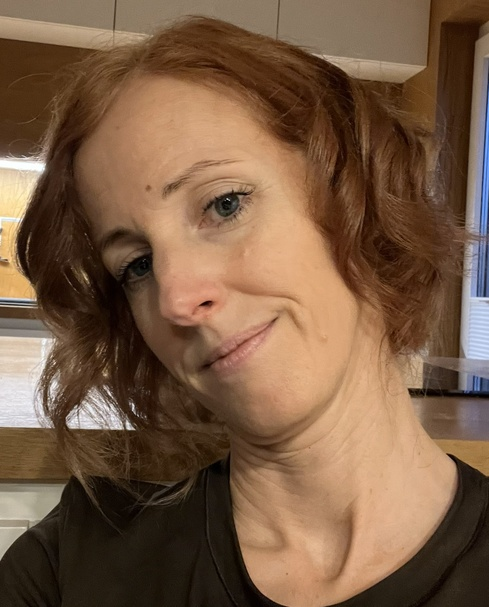
#> input picture scribble-code/images/zuzka.jpg, 489 x 607 px, shrunk from 1737 x 2159 before the run
$ python image2sketch.py
#> lines starting #> are read from the running program, lines starting #| are printed output that depends on the picture; after the words box and inside, x2 and y2 are one past the last pixel; in counts of white or black regions, pixels touching at a corner belong together
from PIL import Image
import numpy as np
from scipy.ndimage import sobel, convolve, binary_dilation
from matplotlib import pyplot as plt
from scipy.sparse import coo_matrix
import numba
from functools import lru_cache
import tqdm
import sys

class SketchConverter:
    """Converts images to artistic line drawings using gradient-based tracing."""

    def __init__(self, image_path,
                 gradient_threshold=0.05,
                 intensity_threshold=0.2,
                 trace_kernel_size=4,
                 trace_kernel_sigma=2,
                 max_lines=10000,
                 min_magnitude_ratio=0.001):
        """
        Initialize the sketch converter.

        Args:
            image_path: Path to input image
            gradient_threshold: Minimum gradient magnitude to consider (0-1)
            intensity_threshold: Threshold for probability mask (0-1)
            trace_kernel_size: Size parameter for Gaussian kernel (d value)
            trace_kernel_sigma: Sigma for Gaussian smoothing
            max_lines: Maximum number of lines to trace
            min_magnitude_ratio: Stop when remaining magnitude is below this ratio
        """
        self.image_path = image_path
        self.gradient_threshold = gradient_threshold
        self.intensity_threshold = intensity_threshold
        self.d = trace_kernel_size
        self.kernel_sigma = trace_kernel_sigma
        self.max_lines = max_lines
        self.min_magnitude_ratio = min_magnitude_ratio

        # Cache for kernels
        self._kernel_cache = {}

        # Will be populated during processing
        self.image = None
        self.pix = None
        self.ipix = None
        self.edges_x = None
        self.edges_y = None
        self.magnitude = None
        self.gx = None
        self.gy = None
        self.lines = []

    def load_and_preprocess(self):
        """Load image and compute gradients."""
        self.image = Image.open(self.image_path)
#> self.image is the input picture: PIL image 489x607 RGB; mean R, G, B 121.4, 91.9, 68.1

        # Convert to grayscale and normalize
        self.pix = np.array(self.image.convert('L'), dtype=float) / 255
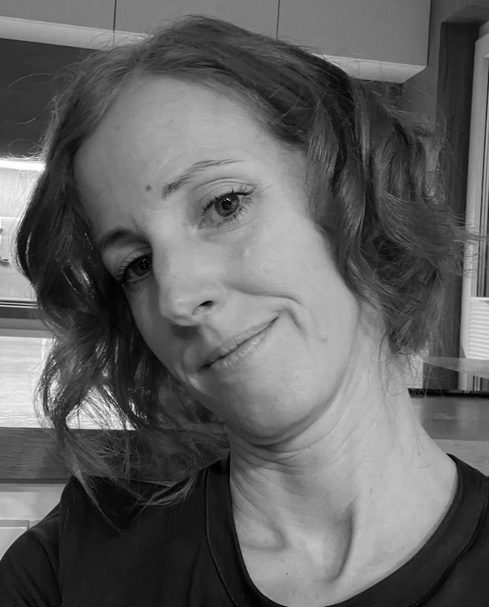
#> self.pix: shape (607, 489) float64; min 0, max 1, mean 0.384
        self.ipix = 1 - self.pix
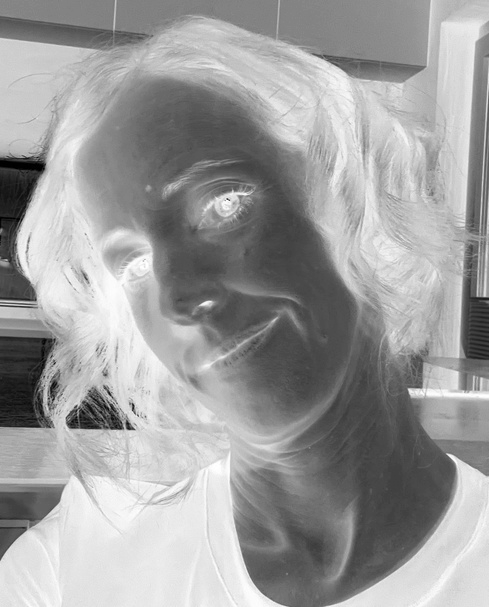
#> self.ipix: shape (607, 489) float64; min 0, max 1, mean 0.616

        # Compute edges
        self.edges_x = sobel(self.pix, 0)
        self.edges_y = sobel(self.pix, 1)

        # Compute magnitude
        self.magnitude = np.sqrt(self.edges_x**2 + self.edges_y**2)
        self.magnitude = self._rescale(self.magnitude)
        self.magnitude[self.magnitude < self.gradient_threshold] = 0
        self.edges_x[self.magnitude == 0] = 0
        self.edges_y[self.magnitude == 0] = 0

        # Smooth gradients
        w2 = self._get_kernel(2 * self.d + 1, self.kernel_sigma)
        self.gx = convolve(self.edges_x, w2)
        self.gy = convolve(self.edges_y, w2)
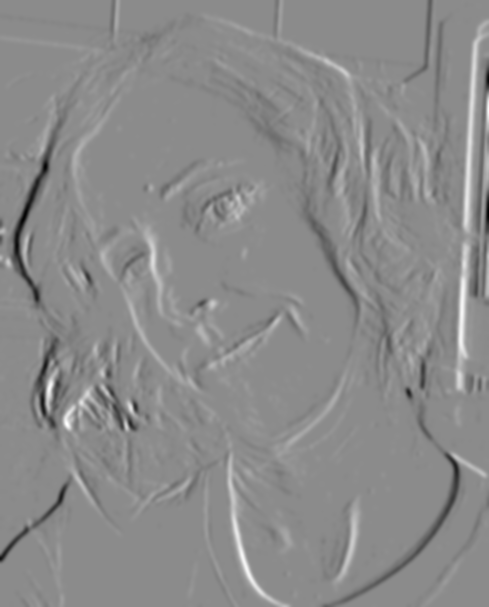
#> self.gy: shape (607, 489) float64; min -0.957, max 0.791, mean -0.00298; drawn with min black and max white

        # Normalize magnitude for probabilistic sampling
        magnitude_sum = self.magnitude.sum()
#> magnitude_sum = 11426.8
        if magnitude_sum > 0:
            self.magnitude /= magnitude_sum

        return self

    def trace_main_lines(self, show_progress=True):
        """Trace main contour lines following gradients."""
#> called with show_progress = True
        points = np.prod(self.magnitude.shape)
#> points = 296823
        initial_magnitude = self.magnitude.sum()
#> initial_magnitude = 1

        iterator = range(self.max_lines)
        if show_progress:
            iterator = tqdm.tqdm(iterator, desc="Tracing main lines")

        for i in iterator:
            # Early termination
            remaining_ratio = np.sum(self.magnitude > 0) / points
            if remaining_ratio < self.min_magnitude_ratio:
                break

            try:
                # Pick starting point
                px, py = self._pick_point(self.magnitude, prob=True)

                # Skip very light areas
                if self.ipix[px, py] < 0.01:
                    self._cleanup_point(px, py, radius=3)
                    continue

                # Trace in both directions and combine into single line
                print(f"Tracing line {i+1} starting at ({px}, {py})")
                line_forward = self._trace_line(px, py, angle=90)
                line_backward = self._trace_line(px, py, angle=270)

                # Combine: backward (reversed, without start point) + forward
                combined_line = list(reversed(line_backward[1:])) + line_forward
                print(f"  Traced line length: {len(combined_line)} points")

                self.lines.append(combined_line)

                # Clean up traced areas
                print("  Cleaning up traced area...")
                self._cleanup_lines([combined_line], radius=self.d * 5)
                print("  Cleanup done.")


            except Exception as e:
                exc_type, exc_value, exc_traceback = sys.exc_info()
                print(f"Error at iteration {i}: {e}")
                print(f"Type: {exc_type}, Value: {exc_value}")
                print("Traceback:")
                import traceback
                exc_traceback = ''.join(traceback.format_tb(exc_traceback))
                print("Skipping to next line...")
                break
#> this loop made 1 pass
#> (remaining_ratio, px, py) on pass 1: (0.302, 318, 27)
#| Tracing line 1 starting at (318, 27)
#|   Traced line length: 292 points
#> after the loop, self.lines = 1 item

        # Filter out short lines
        self.lines = [l for l in self.lines if len(l) > 1]
        return self

    def add_crosshatching(self, min_line_length=5, sample_interval=10,
                         max_hatch_length=50, hatch_angles=None,
                         adaptive_spacing=True, show_progress=True):
        """
        Add cross-hatching lines for shading with improved aesthetics.

        Args:
            min_line_length: Minimum length of main lines to add hatching to
            sample_interval: Spacing between hatch lines along main lines
            max_hatch_length: Maximum length for hatching lines (prevents long warps)
            hatch_angles: List of (angle, min_intensity) tuples for hatching directions
            adaptive_spacing: If True, vary spacing based on darkness
            show_progress: Show progress bar
        """
#> called with min_line_length = 5, sample_interval = 10, max_hatch_length = 100, adaptive_spacing = True, show_progress = True
        if hatch_angles is None:
            # Default: fewer angles, more controlled
            hatch_angles = [
                (225, 0.5),   # Diagonal down-left
                (135, 0.7),   # Diagonal down-right (for cross-hatch)
            ]

        # Use larger kernel for smoother cross-hatching
        w2_large = self._get_kernel(10 * 2 * self.d + 1, 6)
        gx_smooth = convolve(self.edges_x, w2_large)
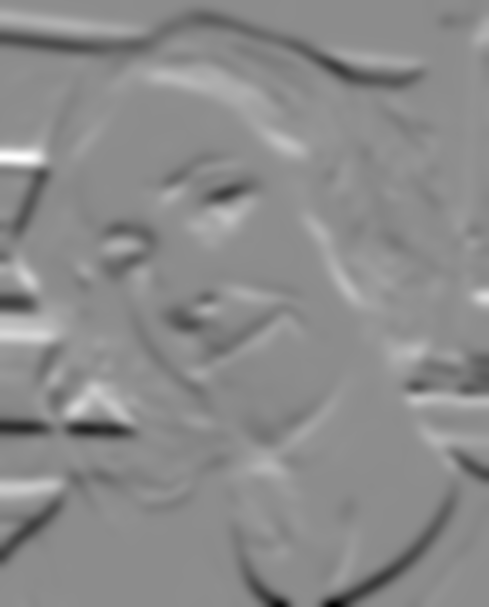
#> gx_smooth: shape (607, 489) float64; min -0.391, max 0.316, mean -0.00357; drawn with min black and max white
        gy_smooth = convolve(self.edges_y, w2_large)
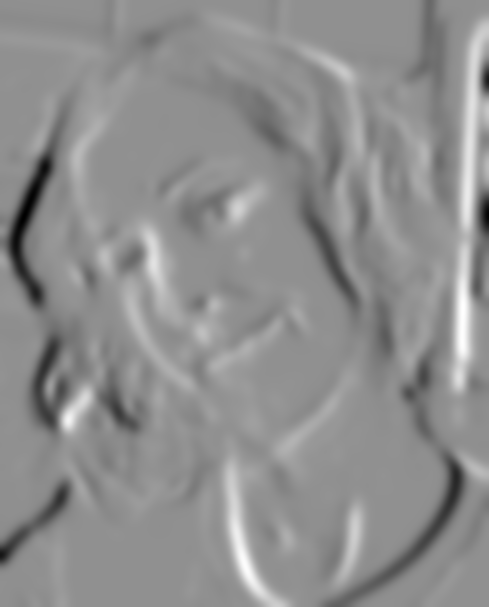
#> gy_smooth: shape (607, 489) float64; min -0.358, max 0.276, mean -0.00298; drawn with min black and max white

        # Filter long lines
        lines_long = [l for l in self.lines if len(l) > min_line_length]
#> lines_long = 1 item

        new_lines = []

        iterator = lines_long
#> iterator = 1 item
        if show_progress:
            iterator = tqdm.tqdm(iterator, desc="Adding cross-hatching")

        for line in iterator:
            for i, point in enumerate(line):
                # Adaptive spacing based on darkness
                if adaptive_spacing:
                    px, py = point
                    darkness = self.ipix[px, py]
                    # Darker areas get denser hatching
                    current_interval = int(sample_interval * (1.5 - darkness))
                else:
                    current_interval = sample_interval

                if i % current_interval == 0:
                    px, py = point

                    # Trace hatching lines at specified angles
                    for angle, min_intensity in hatch_angles:
                        hatch_line = self._trace_line(px, py, angle=angle,
                                                     max_steps=max_hatch_length,
                                                     min_intensity=min_intensity,
                                                     gx=gx_smooth, gy=gy_smooth)

                        # Only add if line is meaningful length
                        if len(hatch_line) > 3:
                            new_lines.append(hatch_line)
#> this loop made 1 pass

        self.lines.extend(new_lines)
        return self

    # [63 lines left out: functions add_stippling, smooth_lines, not called in this run]

    def filter_short_lines(self, min_length=3):
        """Remove very short lines that create noise."""
        self.lines = [l for l in self.lines if len(l) >= min_length]
        return self

    def render(self, use_fast_render=True):
        """
        Render lines to image array.

        Args:
            use_fast_render: If True, use optimized numpy rendering instead of sparse matrices
        """
        if use_fast_render:
            return self._render_fast()
        else:
            return self._render_sparse()

    def _render_fast(self):
        """Fast rendering using direct numpy indexing."""
        result = np.zeros(shape=self.pix.shape, dtype=np.uint8)

        # Collect all points from all lines at once
        all_x = []
        all_y = []

        for line in self.lines:
            if len(line) > 0:
                x_coords, y_coords = zip(*line)
                all_x.extend(x_coords)
                all_y.extend(y_coords)
#> this loop made 36 passes

        # Convert to numpy arrays
        all_x = np.array(all_x, dtype=np.int32)
        all_y = np.array(all_y, dtype=np.int32)

        # Clip to image bounds (safety check)
        all_x = np.clip(all_x, 0, self.pix.shape[0] - 1)
        all_y = np.clip(all_y, 0, self.pix.shape[1] - 1)

        # Set all points to 1 in single operation
        result[all_x, all_y] = 1

        return result.astype(float)

    # [17 lines left out: function _render_sparse, not called in this run]

    def show(self, title="Sketch"):
        """Display the rendered sketch."""
        sketch = self.render()
        plt.figure(figsize=(10, 10))
        plt.imshow(sketch, cmap='Greys')
        plt.title(title)
        plt.tight_layout()
        plt.axis('off')
        plt.show()
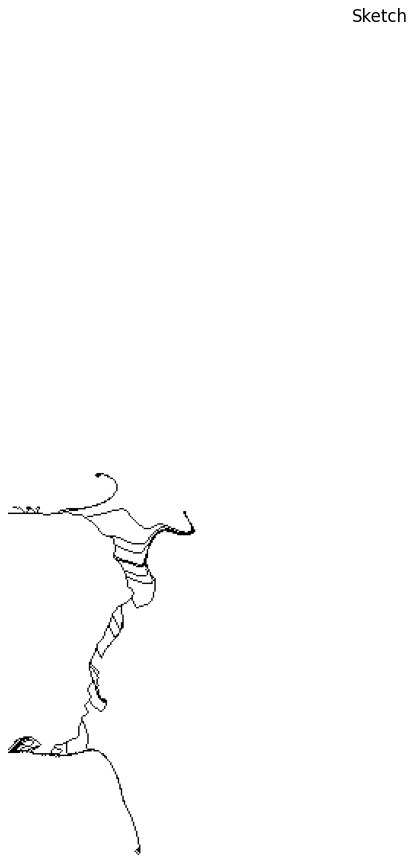
#> figure drawn by matplotlib, 1 panel

    def save(self, output_path):
        """Save the sketch to file."""
#> called with output_path = 'zuzka.jpg_sketch.jpg'
        sketch = self.render()
#> the loop in _render_fast (call 2), `for line in self.lines:` made 36 passes
        sketch_uint8 = (sketch * 255).astype(np.uint8)
        Image.fromarray(sketch_uint8, mode='L').save(output_path)
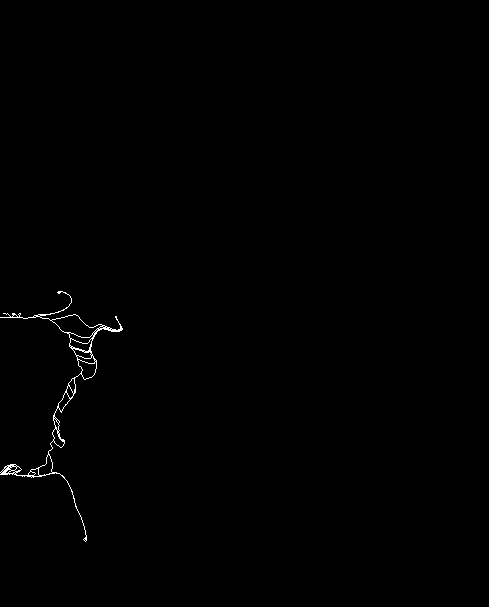
#> saved as zuzka.jpg_sketch.jpg: PIL image 489x607 L; 0.37% white in thin lines or dots, all inside (x1, y1, x2, y2) = (0, 291, 123, 542)

    # ========== Helper Methods ==========

    def _get_kernel(self, size, sigma):
        """Get or create cached Gaussian kernel."""
        key = (size, sigma)
        if key not in self._kernel_cache:
            self._kernel_cache[key] = self._gaussian_kernel_2d(size, sigma)
        return self._kernel_cache[key]

    @staticmethod
    def _gaussian_kernel_2d(size, sigma):
        """Create a 2D Gaussian kernel."""
        if size % 2 == 0:
            size += 1

        x = np.arange(-(size // 2), size // 2 + 1)
        y = np.arange(-(size // 2), size // 2 + 1)
        x, y = np.meshgrid(x, y)

        kernel = np.exp(-(x**2 + y**2) / (2 * sigma**2))
        kernel /= kernel.sum()
        return kernel

    @staticmethod
    def _rescale(X):
        """Rescale array to 0-1 range."""
        X = X.copy()
        X -= X.min()
        if X.max() > 0:
            X /= X.max()
        return X

    def _pick_point(self, prob_mask, prob=True):
        """Pick a point based on probability mask or maximum."""
        if prob:
            p = prob_mask / prob_mask.sum() if prob_mask.sum() > 0 else prob_mask
            i = np.random.choice(np.arange(p.size), p=p.ravel())
            sample = np.unravel_index(i, p.shape)
        else:
            arg_max = np.where(prob_mask == np.max(prob_mask))
            sample = int(arg_max[0][0]), int(arg_max[1][0])
        return sample

    def _trace_line(self, px, py, angle=90, max_steps=1000, min_intensity=0, gx=None, gy=None):
        """Trace a line following the gradient field."""
        if gx is None:
            gx = self.gx
        if gy is None:
            gy = self.gy

        line = [(int(px), int(py))]
        step = 0

        while (-1 < px < self.pix.shape[0] - 1 and
               -1 < py < self.pix.shape[1] - 1 and
               len(line) == len(set(line)) and
               step < max_steps):

            cx, cy = int(px), int(py)

            # Get gradient direction
            g_x, g_y = self._gradient(cx, cy, gx, gy, angle)

            # Check intensity in direction of gradient
            region_int = self._slice_array(self.ipix, cx, cy, self.d)
            pint = self._direction_intensity(region_int, [g_x, g_y])

            if pint <= min_intensity:
                break

            # Normalize gradient for stepping
            if max(abs(g_x), abs(g_y)) == abs(g_x):
                if g_x == 0:
                    break
                g_y = np.sign(g_y) * abs(g_y / g_x)
                g_x = np.sign(g_x)
            else:
                if g_y == 0:
                    break
                g_x = np.sign(g_x) * abs(g_x / g_y)
                g_y = np.sign(g_y)

            px = px + g_x
            py = py + g_y

            if px < 0 or py < 0:
                break

            line.append((int(px), int(py)))
            step += 1

        return line

    @staticmethod
    def _gradient(x, y, g_x, g_y, angle=90):
        """Get gradient at point rotated by angle."""
        rad = angle * np.pi / 180.0
        crad = np.cos(rad)
        srad = np.sin(rad)
        gx = g_x[x, y]
        gy = g_y[x, y]
        return gx * crad + gy * srad, -gx * srad + gy * crad

    @staticmethod
    def _direction_intensity(region, direction):
        """Calculate intensity in a given direction."""
        d = (max(region.shape) - 1) / 2
        x = np.arange(-d, d + 1, dtype=np.float64)
        w = np.stack(np.meshgrid(x, x))
        wn = np.linalg.norm(w, axis=0)
        wn[wn == 0] = 1.0
        w /= wn
        w = np.einsum('kij,k->ij', w, direction)
        w[w < 0] = 0
        if w.sum() > 0:
            w /= w.sum()
        return np.multiply(region, w).sum()

    @staticmethod
    def _slice_array(arr, x, y, d):
        """Slice array around point with wrapping."""
        xr = range(x - d, x + d + 1)
        yr = range(y - d, y + d + 1)
        return arr.take(xr, mode='wrap', axis=0).take(yr, mode='wrap', axis=1)

    # [8 lines left out: function _cleanup_point, not called in this run]

    def _cleanup_lines(self, lines, radius=5):
        """Clean up magnitude, gx, gy around traced lines."""
        mask = np.zeros_like(self.magnitude, dtype=bool)

        for line in lines:
            for x, y in line:
                pp, pn, np, nn = self._calc_intensity(x, y, radius)
                try:
                    mask[x:x+pp+1, y:y+pp+1] = True
                    mask[x:x+pn+1, y-pn:y+1] = True
                    mask[x-np:x+1, y:y+np+1] = True
                    mask[x-nn:x+1, y-nn:y+1] = True
                except:
                    pass

        self.magnitude[mask] = 0
        self.gx[mask] = 0
        self.gy[mask] = 0

    # [34 lines left out: function _calc_intensity, not called in this run]


    def get_lines(self):
        """Get the traced lines."""
        return self.lines

    def save_lines(self, output_path):
        """Save traced lines to a JSON file."""
        import json
        with open(output_path, 'w') as f:
            json.dump(self.lines, f)
        return self


# Example usage
if __name__ == "__main__":
    # Create converter
    filename = 'zuzka.jpg'
    converter = SketchConverter(
        f'images/{filename}',
        gradient_threshold=0.05,
        intensity_threshold=0.2,
        trace_kernel_size=4,
        trace_kernel_sigma=2,
        max_lines=10000,
        min_magnitude_ratio=0.001
    )

    # Process
    print("Loading and preprocessing image...")
    converter.load_and_preprocess()
    print("Tracing main lines...")
    converter.trace_main_lines(show_progress=True)

    print("Adding cross-hatching...")
    # Option 1: Controlled cross-hatching (cleaner, less warping)
    converter.add_crosshatching(
        min_line_length=5,
        sample_interval=10,  # Wider spacing reduces density
        max_hatch_length=100,  # Shorter lines prevent long warps
        hatch_angles=[(225, 0.6), (135, 0.75)],  # Fewer angles, higher thresholds
        adaptive_spacing=True
    )

    # Option 2: Add stippling instead of/in addition to hatching
    #print("Adding stippling...")
    #converter.add_stippling(density=0.001, min_intensity=0.5)

    # Optional: Smooth lines to reduce jitter
    #converter.smooth_lines(window_size=3)

    # Optional: Remove tiny fragments
    converter.filter_short_lines(min_length=5)

    converter.save_lines(f'{filename}_lines.json')

    # Display and save
    converter.show()
    converter.save(f'{filename}_sketch.jpg')

    print(f"Generated {len(converter.lines)} lines")
#| Generated 36 lines

$ run again, with scribble-code/images/image11.jpg copied over scribble-code/images/zuzka.jpg
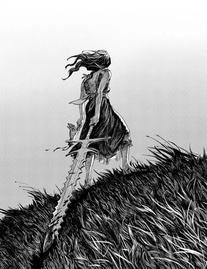
#> input picture scribble-code/images/image11.jpg, 207 x 269 px, shrunk from 735 x 957 before the run
#> in load_and_preprocess, self.image is the input picture: PIL image 207x269 RGB; min 0, max 255, mean 157.9
#> magnitude_sum = 5771.7
#> initial_magnitude = 1
#> the loop in trace_main_lines, `for i in iterator:` made 1 pass
#> (remaining_ratio, px, py) on pass 1: (0.434, 212, 90)
#> (printed output is left out)
#> the loop in add_crosshatching, `for line in iterator:` made 1 pass
#> the loop in _render_fast, `for line in self.lines:` made 94 passes
#> in show, `plt.show()`:
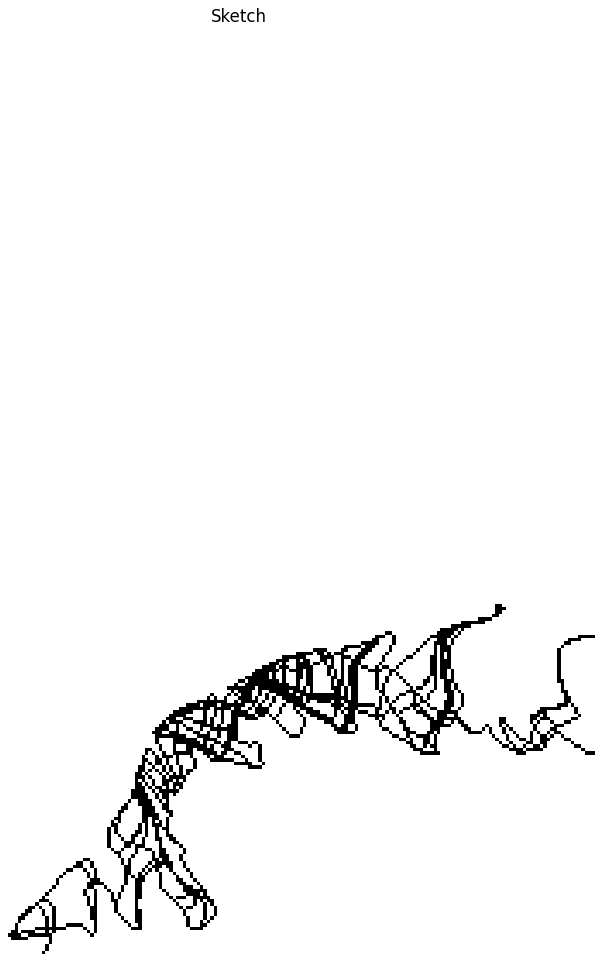
#> figure drawn by matplotlib, 1 panel
#> the loop in _render_fast (call 2), `for line in self.lines:` made 94 passes
#> in save, `Image.fromarray(sketch_uint8, mode='L').save(output_path)`:
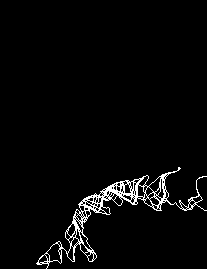
#> saved as zuzka.jpg_sketch.jpg: PIL image 207x269 L; 3.1% white in thin lines or dots, all inside (x1, y1, x2, y2) = (36, 167, 207, 269)
#| Generated 94 lines
